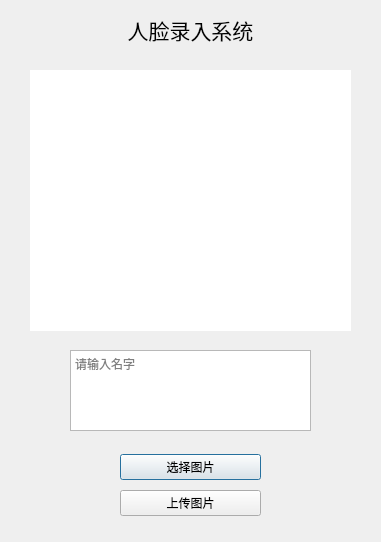
<?xml version="1.0" encoding="UTF-8"?>
<ui version="4.0">
 <class>Dialog</class>
 <widget class="QDialog" name="Dialog">
  <property name="geometry">
   <rect>
    <x>0</x>
    <y>0</y>
    <width>381</width>
    <height>542</height>
   </rect>
  </property>
  <property name="windowTitle">
   <string>Dialog</string>
  </property>
  <property name="styleSheet">
   <string notr="true">font: 9pt &quot;黑体&quot;;</string>
  </property>
  <widget class="QLabel" name="label">
   <property name="geometry">
    <rect>
     <x>70</x>
     <y>10</y>
     <width>241</width>
     <height>41</height>
    </rect>
   </property>
   <property name="text">
    <string>&lt;html&gt;&lt;head/&gt;&lt;body&gt;&lt;p align=&quot;center&quot;&gt;&lt;span style=&quot; font-size:16pt;&quot;&gt;人脸录入系统&lt;/span&gt;&lt;/p&gt;&lt;/body&gt;&lt;/html&gt;</string>
   </property>
  </widget>
  <widget class="QLabel" name="label_2">
   <property name="geometry">
    <rect>
     <x>30</x>
     <y>70</y>
     <width>321</width>
     <height>261</height>
    </rect>
   </property>
   <property name="styleSheet">
    <string notr="true">background-color: rgb(255, 255, 255);</string>
   </property>
   <property name="text">
    <string>&lt;html&gt;&lt;head/&gt;&lt;body&gt;&lt;p align=&quot;center&quot;&gt;&lt;br/&gt;&lt;/p&gt;&lt;/body&gt;&lt;/html&gt;</string>
   </property>
  </widget>
  <widget class="QWidget" name="verticalLayoutWidget">
   <property name="geometry">
    <rect>
     <x>120</x>
     <y>450</y>
     <width>141</width>
     <height>71</height>
    </rect>
   </property>
   <layout class="QVBoxLayout" name="verticalLayout">
    <item>
     <widget class="QPushButton" name="pushButton">
      <property name="text">
       <string>选择图片</string>
      </property>
     </widget>
    </item>
    <item>
     <widget class="QPushButton" name="pushButton_2">
      <property name="text">
       <string>上传图片</string>
      </property>
     </widget>
    </item>
   </layout>
  </widget>
  <widget class="QPlainTextEdit" name="plainTextEdit">
   <property name="geometry">
    <rect>
     <x>70</x>
     <y>350</y>
     <width>241</width>
     <height>81</height>
    </rect>
   </property>
   <property name="documentTitle">
    <string/>
   </property>
   <property name="overwriteMode">
    <bool>false</bool>
   </property>
   <property name="backgroundVisible">
    <bool>false</bool>
   </property>
   <property name="placeholderText">
    <string>请输入名字</string>
   </property>
  </widget>
 </widget>
 <resources/>
 <connections/>
</ui>
